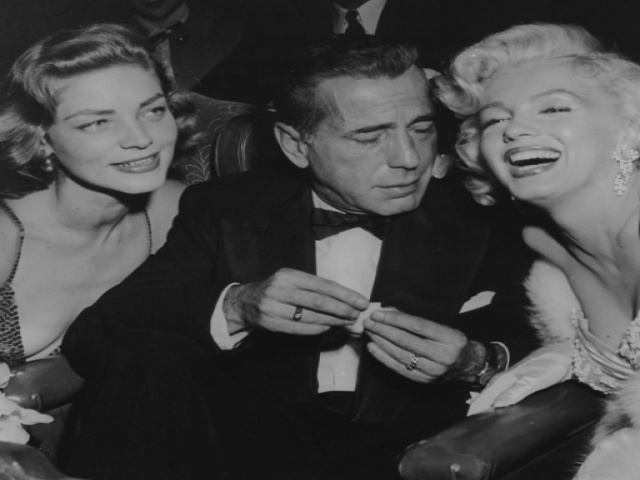
//> input picture visual_servoing/image_process/resource/Lauren_old_640_480.jpg, 640 x 480 px
$ ./test_KM_VS   (built with g++ and OpenCV 4)
//> lines starting //> are read from the running program, lines starting //| are printed output that depends on the picture

#include "Krawtchouk_moments_vs.h"
#include <iostream>
#include <opencv2/opencv.hpp>

int main()
{
    // test Direct_Cosine_Transform_VS class
    Mat camera_intrinsic = (Mat_<double>(3,3) << 1000, 0, 320, 0, 1000, 240, 0, 0, 1);
    Mat img_old, img_new, depth_old, depth_new;
    Mat camera_velocity;
    int order_min = 4;
    int order_max = 8;
    double delta_epsilon=0.1;
    double lambda_order=1.2;

    // img_old = imread("/home/cyh/Work/visual_servoing_ws/src/visual_servoing/image_process/resource/Lauren_old_5.jpg", IMREAD_GRAYSCALE);
    // img_new = imread("/home/cyh/Work/visual_servoing_ws/src/visual_servoing/image_process/resource/Lauren_new_5.jpg", IMREAD_GRAYSCALE);
    img_old = imread("/home/cyh/Work/visual_servoing_ws/src/visual_servoing/image_process/resource/Lauren_old_640_480.jpg", IMREAD_GRAYSCALE);
//> img_old is the input picture: 480 rows x 640 cols, CV_8UC1; min 14, max 184, mean 69.9
    img_new = imread("/home/cyh/Work/visual_servoing_ws/src/visual_servoing/image_process/resource/Lauren_new_640_480.jpg", IMREAD_GRAYSCALE);
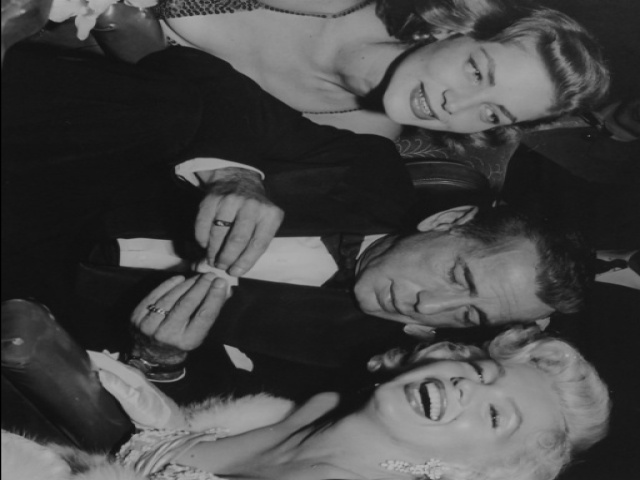
//> input picture visual_servoing/image_process/resource/Lauren_new_640_480.jpg, 640 x 480 px
//> img_new is the input picture: 480 rows x 640 cols, CV_8UC1; min 0, max 185, mean 69.8

    img_old.convertTo(img_old, CV_64FC1);
//> img_old: 480 rows x 640 cols, CV_64FC1
    img_new.convertTo(img_new, CV_64FC1);
//> img_new: 480 rows x 640 cols, CV_64FC1
    img_old = img_old / 255.0;
    img_new = img_new / 255.0;
    depth_old = img_old * 100 + 1;
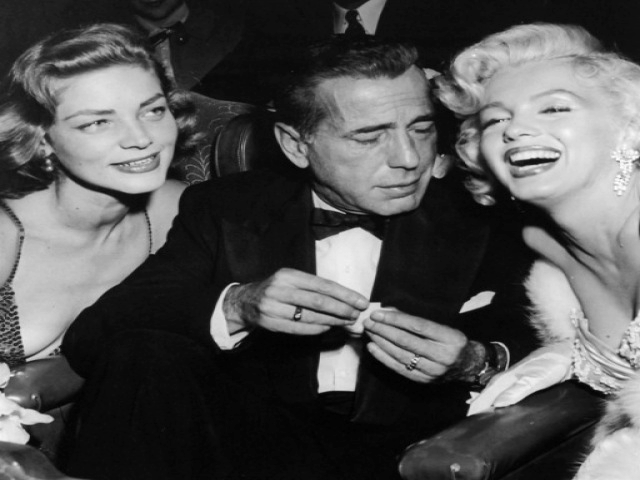
//> depth_old: 480 rows x 640 cols, CV_64FC1; min 6.49, max 73.16, mean 28.4; drawn with min black and max white
    depth_new = img_new * 100 + 1;
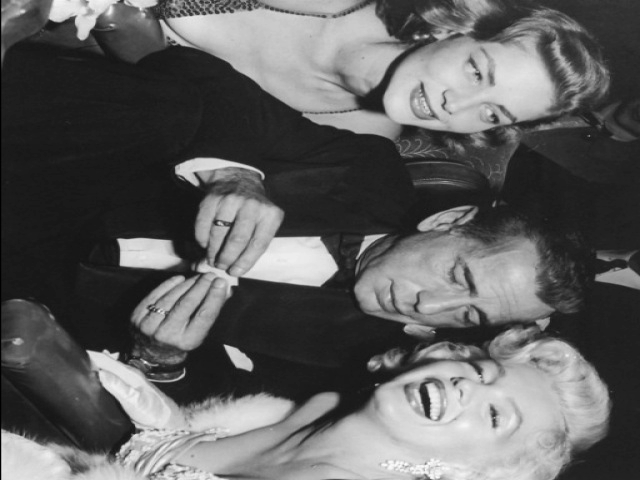
//> depth_new: 480 rows x 640 cols, CV_64FC1; min 1, max 73.55, mean 28.4; drawn with min black and max white

    Mat pose = (Mat_<double>(7,1) << 1.0, 5.0, 9.0, 0.25, 0.36, 0.5, 0.8);

    if(img_old.empty() || img_new.empty())
    {
        cerr <<"no image" << endl;
        return 0;
    }else
    {
//> (the run ends here: the program needs code that is not available in this run, at `Krawtchouk_Moments_VS KM_VS(order_min, order_max, delta_epsilon, lambd..`)
